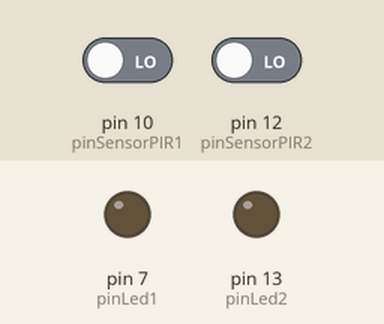
The sketch below on a simulated Arduino Uno, built with avr-gcc and run on an emulated ATmega328P. On the bench: output pins drawn as LEDs (lit = HIGH). The test bench sets the inputs (shaded band); at power-on: pin 10 (pinSensorPIR1) LOW, pin 12 (pinSensorPIR2) LOW.

Above: at 1.2 s.
1.3 s: pin 10 (pinSensorPIR1) driven HIGH
At 1.7 s:
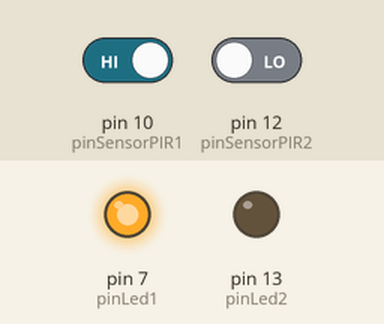
2.8 s: pin 12 (pinSensorPIR2) driven HIGH
At 4.0 s:
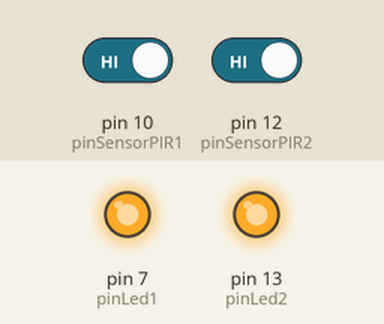
4.3 s: pin 10 (pinSensorPIR1) driven LOW
At 5.2 s:
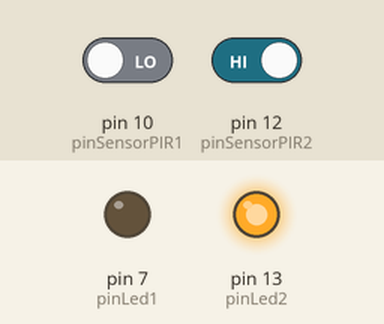
5.8 s: pin 12 (pinSensorPIR2) driven LOW
At 6.4 s:
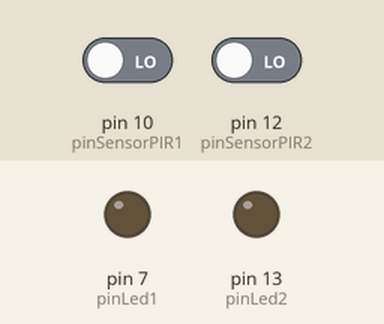
Timing chart, 0 to 8.3 s (numbered marks = the images above; inputs shaded):
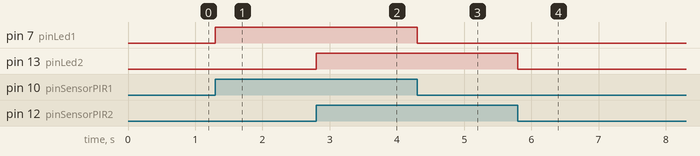

The sketch:

TrabalhoFinal.ino
```cpp
//Declarando as variáveis
//Sensor 1
int pinSensorPIR1 = 10;
int pinLed1 = 7;

int pinSensorPIR2 = 12;
int pinLed2 = 13;

int idSensor1 = 1;
int idSensor2 = 2;

int valorSensorPIR1 = 0;
int valorSensorPIR2 = 0;


void setup(){
 //Define pinos de entrada e saída

  pinMode(pinLed1,OUTPUT);
  pinMode(pinLed2,OUTPUT);

  pinMode(pinSensorPIR1,INPUT);
  pinMode(pinSensorPIR2,INPUT);

}

void loop() {

 //Lendo o valor dos sensores PIR.
 //Estes sensores podem assumir 2 valores
 //1 quando detecta algum movimento e 0 quando não detecta.

  valorSensorPIR1 = digitalRead(pinSensorPIR1);
  valorSensorPIR2 = digitalRead(pinSensorPIR2);

  Serial.print("Valor PIR1 : ");
  Serial.println(valorSensorPIR1);

 //Verifica se ocorreu detecção de movimentos no sensor 1
  if (valorSensorPIR1 == 1){
    informarPresenca(idSensor1);
  } else {
    desligarLed(idSensor1);
  }

  //Verifica se ocorreu detecção de movimentos no sensor 2
  if (valorSensorPIR2 == 1){
    informarPresenca(idSensor2);
  } else {
    desligarLed(idSensor2);
  }
}

//Comunicar presença para serviço externo, o led serve como alternativa visual
void informarPresenca(int sensor){
  ligarLed(sensor);
}
void ligarLed(int idSensor){
  if(idSensor == 1){
    digitalWrite(pinLed1,HIGH);//Ligando o led 1
  }

  if(idSensor == 2){
  digitalWrite(pinLed2,HIGH);//Ligando o led 2
  }

}

void desligarLed(int idSensor) {
  if(idSensor == 1){
    digitalWrite(pinLed1, LOW);//Desligando o led 1
  }
  if(idSensor == 2){
    digitalWrite(pinLed2, LOW);//Desligando o led 2
  }
}
```

Measured:
- after the input at 1.3 s, pin 7 (pinLed1): LOW → HIGH at once
- after the input at 2.8 s, pin 13 (pinLed2): LOW → HIGH at once
- after the input at 4.3 s, pin 7 (pinLed1): HIGH → LOW at once
- after the input at 5.8 s, pin 13 (pinLed2): HIGH → LOW at once
